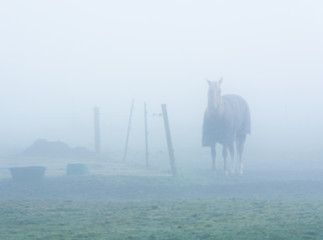
#> input picture Week-4/Img3.jpg, 323 x 240 px, found by its file name
$ python Contrast.py
#> lines starting #> are read from the running program, lines starting #| are printed output that depends on the picture
#%%
from PIL import Image, ImageEnhance
import matplotlib.pyplot as plt
import numpy as np

image_path = "./Week-4//Img3.jpg"
image = Image.open(image_path)
#> image is the input picture: PIL image 323x240 RGB; mean R, G, B 187.7, 206.4, 217.8

enhancer = ImageEnhance.Contrast(image)
contrast_image = enhancer.enhance(2.0)
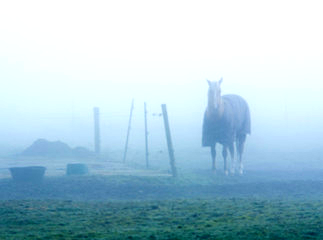
#> contrast_image: PIL image 323x240 RGB; mean R, G, B 172.6, 203.8, 216.9

stretched_image_path = "contrast_stretched_image.jpg"
contrast_image.save(stretched_image_path)

image_array = np.array(image)
contrast_image_array = np.array(contrast_image)

def plot_histogram(ax, image_array, title):
    ax.hist(image_array.ravel(), bins=256, color='black', alpha=0.7)
    ax.set_title(title)
    ax.set_xlim([0, 256])
    ax.set_xlabel('Pixel Intensity')
    ax.set_ylabel('Frequency')
    ax.set_facecolor('white')

fig, axs = plt.subplots(2, 2, figsize=(12, 12), facecolor='white')

axs[0, 0].imshow(image)
axs[0, 0].set_title('Original Image')
axs[0, 0].axis('off')

axs[0, 1].imshow(contrast_image)
axs[0, 1].set_title('Contrast Stretched Image')
axs[0, 1].axis('off')

plot_histogram(axs[1, 0], image_array, 'Original Image Histogram')
plot_histogram(axs[1, 1], contrast_image_array, 'Contrast Stretched Image Histogram')

plt.tight_layout()
plt.show()
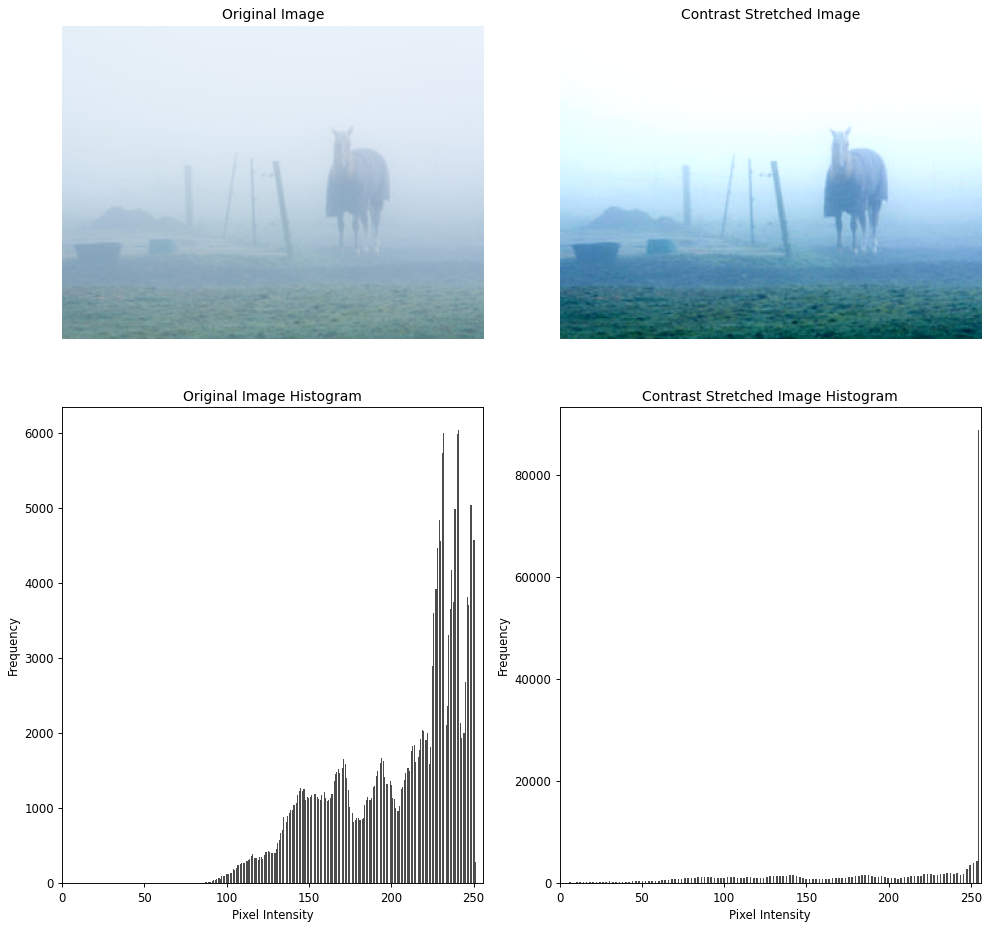
#> figure drawn by matplotlib, 4 panels; panel 3: tallest bar 6037 high, from x = 240.4 to 241.1; panel 4: tallest bar 88739 high, from x = 254 to 255

$ run again, with Week-4/Img1.jpg copied over Week-4/Img3.jpg
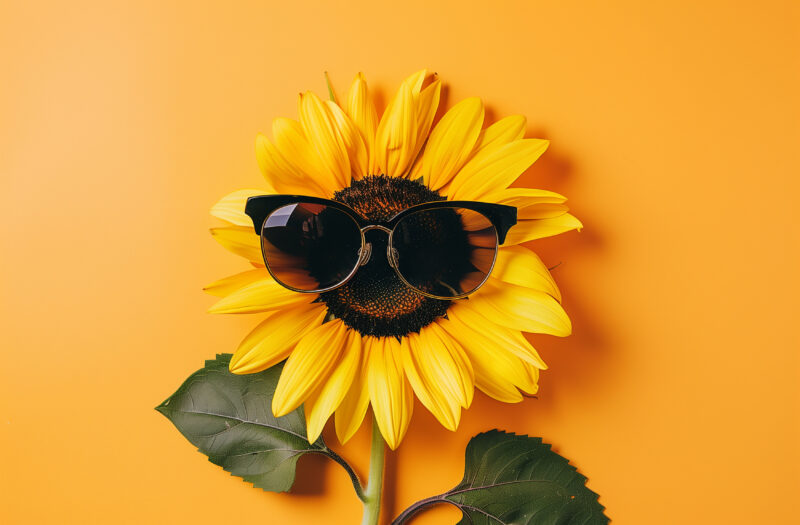
#> input picture Week-4/Img1.jpg, 800 x 525 px, found by its file name
#> image is the input picture: PIL image 800x525 RGB; mean R, G, B 219.9, 155.2, 51.6
#> `contrast_image = enhancer.enhance(2.0)`:
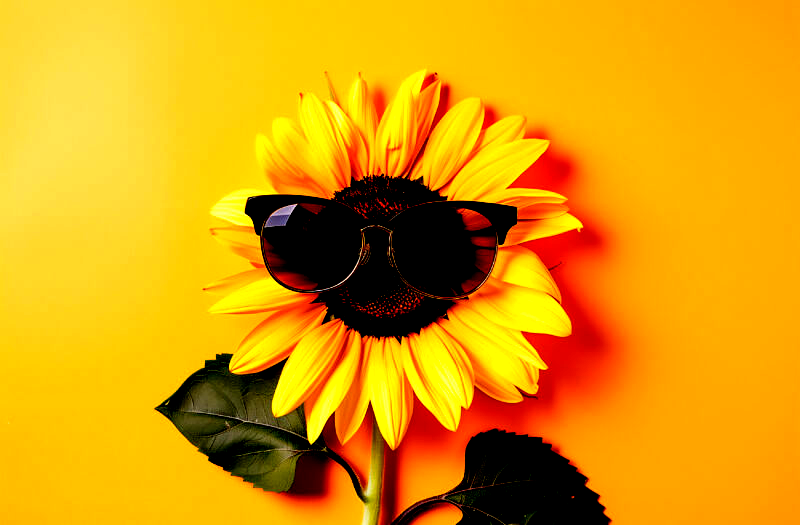
#> contrast_image: PIL image 800x525 RGB; mean R, G, B 222.5, 155.9, 8.4
#> `plt.show()`:
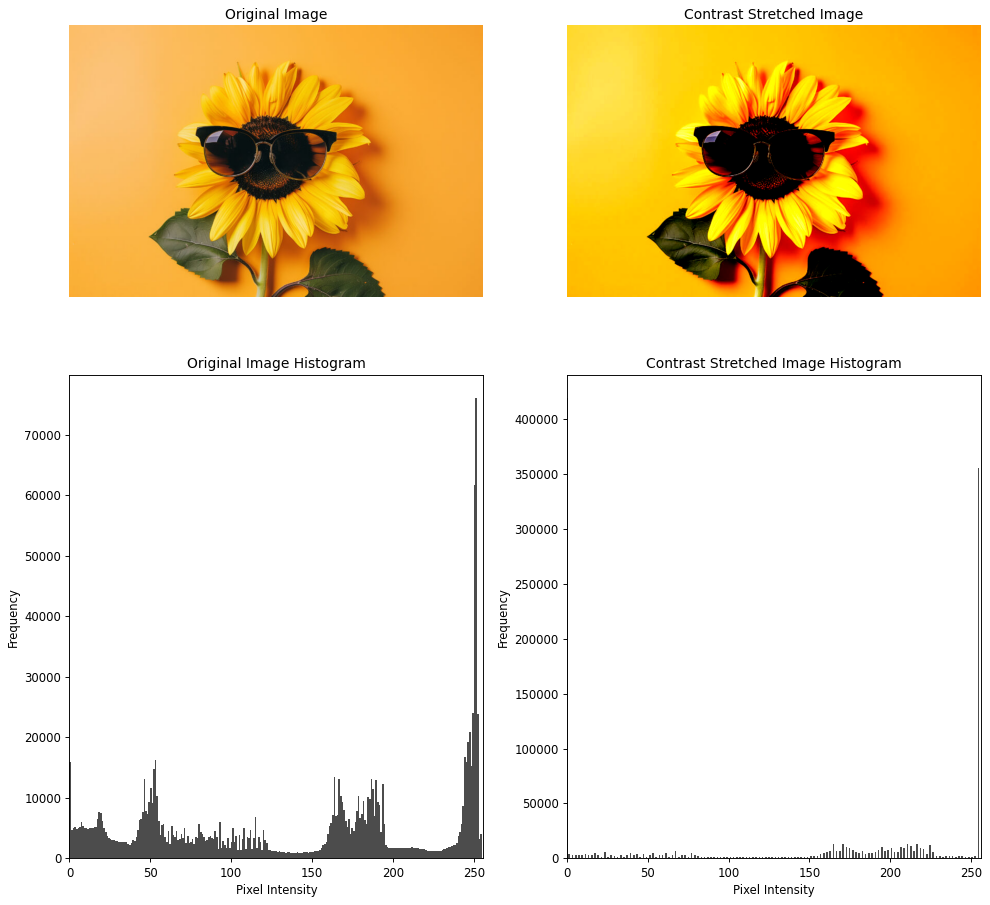
#> figure drawn by matplotlib, 4 panels; panel 3: tallest bar 76105 high, from x = 251 to 252; panel 4: tallest bar 419023 high, from x = 0 to 0.996
